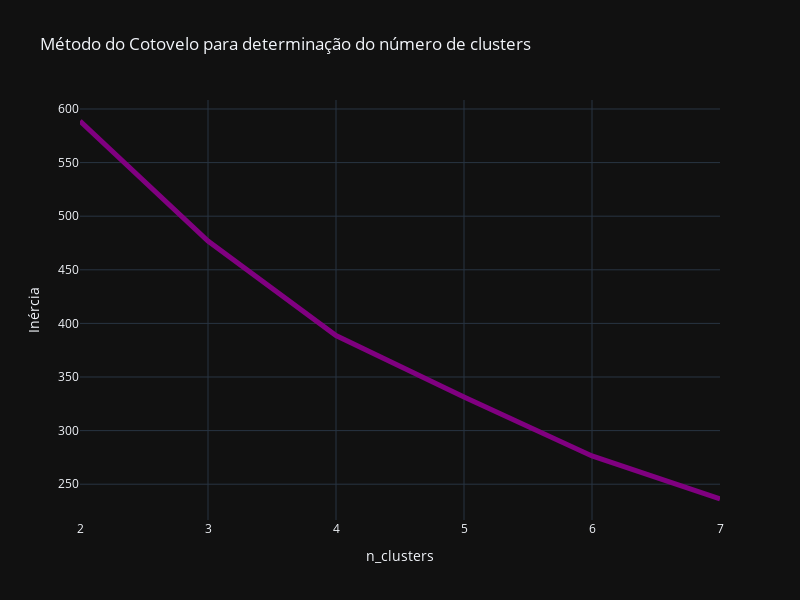

Notebook source saved alongside this figure:
### Code cell
#Vamos testar o melhor número de clusters utilizando o Método do Cotovelo

#Definindo os valores de k e a lista dos valores da inércia:
k = [2,3,4,5,6,7]
inercia = []

#Criando um loop para armazenar os valores da inercia:
for i in k:
    kmeans = KMeans(n_clusters = i,
                    n_init = 10,
                    random_state = 42)
    kmeans.fit(df_pad)
    inercia.append(kmeans.inertia_)


#Plotando o gráfico para escolha do melhor valor de k:

fig = go.Figure()

fig.add_traces(go.Scatter(x=k,
                          y=inercia,
                          mode = 'lines',
                          marker_color = 'purple',
                          line=dict(width = 5)))

fig.update_layout(title_text = 'Método do Cotovelo para determinação do número de clusters',
                  xaxis_title = 'n_clusters',
                  yaxis_title = 'Inércia',
                  width = 800,
                  height = 600)

fig.show()

### Figure 1 — Plotly figure (JSON) as saved in the notebook; plotly's stock layout.template omitted (floating-point values rounded to 4 significant figures)
{"data": [{"line": {"width": 5}, "marker": {"color": "purple"}, "mode": "lines", "x": [2, 3, 4, 5, 6, 7], "y": [588.8, 476.8, 388.7, 331.3, 276.4, 236.2], "type": "scatter"}], "layout": {"title": {"text": "Método do Cotovelo para determinação do número de clusters"}, "xaxis": {"title": {"text": "n_clusters"}}, "yaxis": {"title": {"text": "Inércia"}}, "width": 800, "height": 600}}
